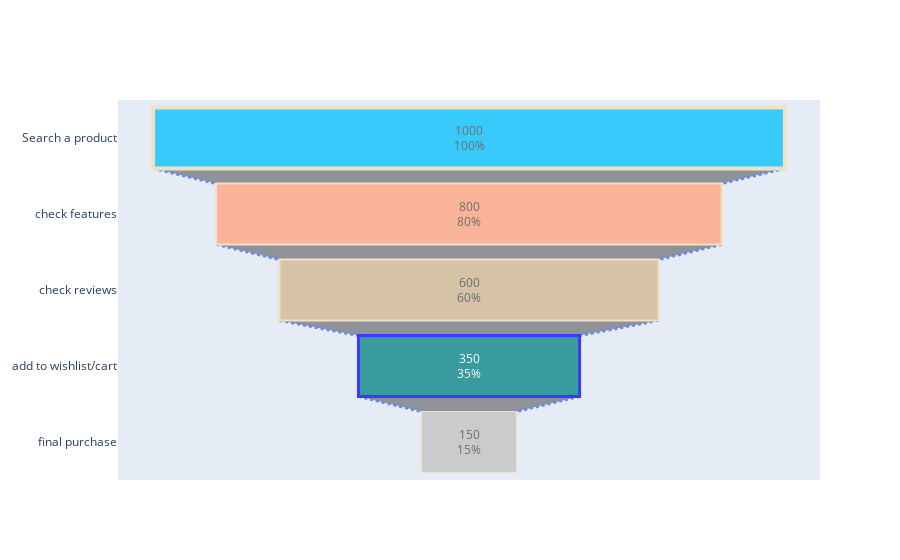

The code cell stored with this chart in its notebook:
### Markdown cell above
### Setting Marker Size and Color

### Code cell
from plotly import graph_objects as go

fig = go.Figure(go.Funnel(
    y = ["Search a product", "check features", "check reviews", "add to wishlist/cart", "final purchase"],
    x = [1000,800,600,350,150],
    textposition = "inside",
    textinfo = "value+percent initial",
    opacity = 0.75, marker = {"color": ["deepskyblue", "lightsalmon", "tan", "teal", "silver"],
    "line": {"width": [4, 2, 2, 3, 1, 1], "color": ["wheat", "wheat", "wheat", "blue", "wheat"]}},
    connector = {"line": {"color": "royalblue", "dash": "dot", "width": 3}})
    )

fig.show()

### Figure 1 — Plotly figure (JSON) as saved in the notebook; plotly's stock layout.template omitted (floating-point values rounded to 4 significant figures)
{"data": [{"connector": {"line": {"color": "royalblue", "dash": "dot", "width": 3}}, "marker": {"color": ["deepskyblue", "lightsalmon", "tan", "teal", "silver"], "line": {"color": ["wheat", "wheat", "wheat", "blue", "wheat"], "width": [4, 2, 2, 3, 1, 1]}}, "opacity": 0.75, "textinfo": "value+percent initial", "textposition": "inside", "type": "funnel", "x": [1000, 800, 600, 350, 150], "y": ["Search a product", "check features", "check reviews", "add to wishlist/cart", "final purchase"]}], "layout": {}}
